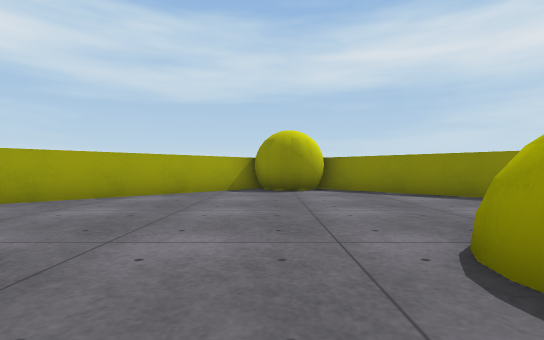
[1] (above)

12 first-person views from a walk through a scene from a Unity 3-D project. The camera is 0.55 m above the floor, looks level and sees 85° across. The floor is counted in squares, 1 m on a side. Each view is taken from the middle of a square. On the plan, view 1 faces up. The plan holds only what a view shows up to about 9 squares ahead; the rest is blank. Surface patterns are stand-ins for the level's own textures.

[2]
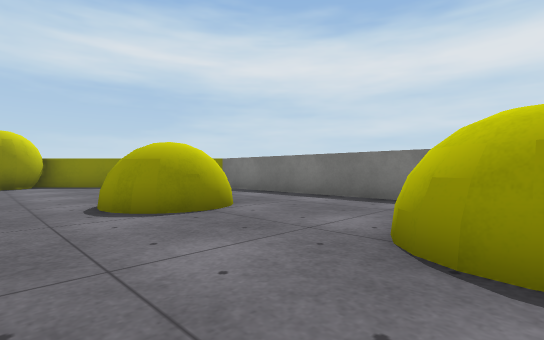

[3]
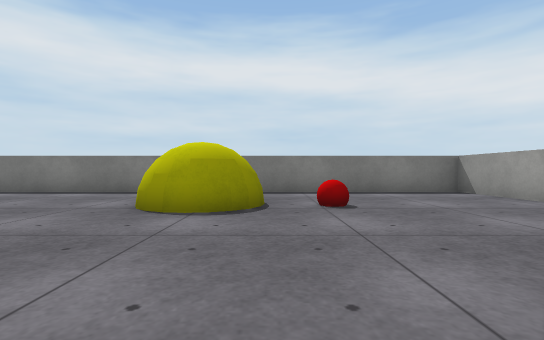

[4]
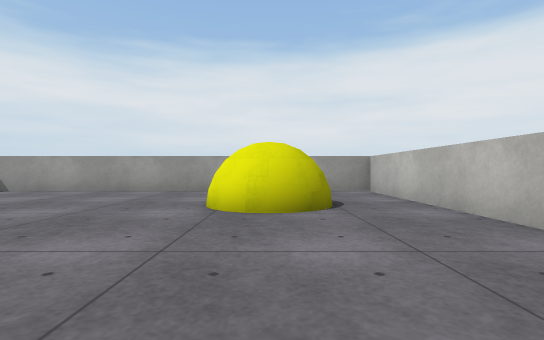

[5]
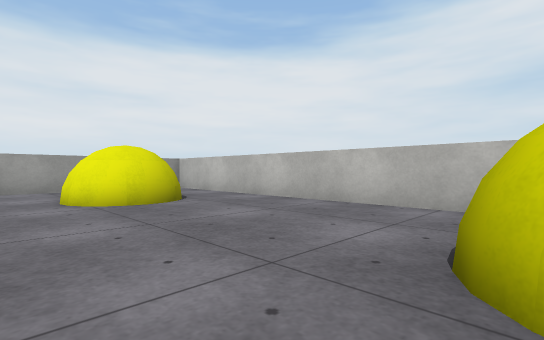

[6]
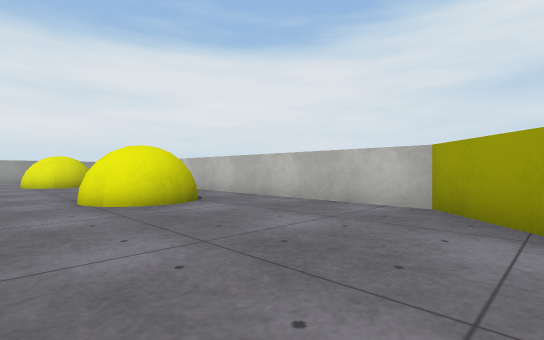

[7]
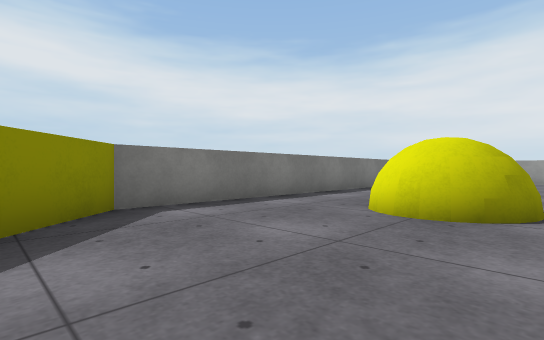

[8]
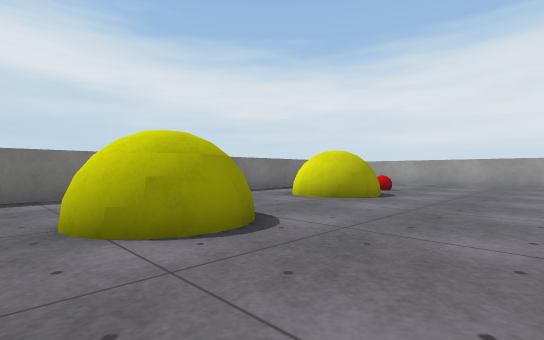

[9]
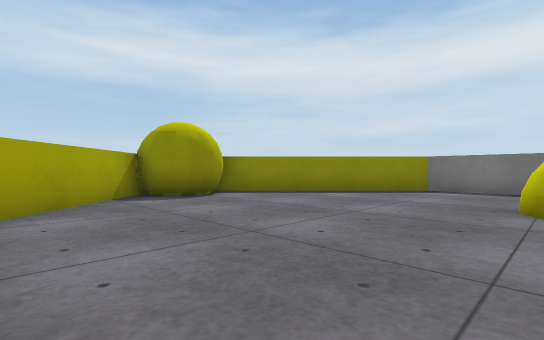

[10]
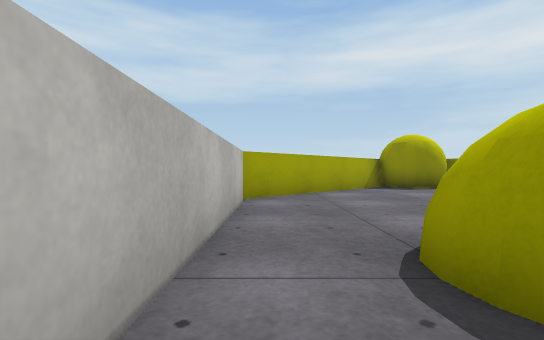

[11]
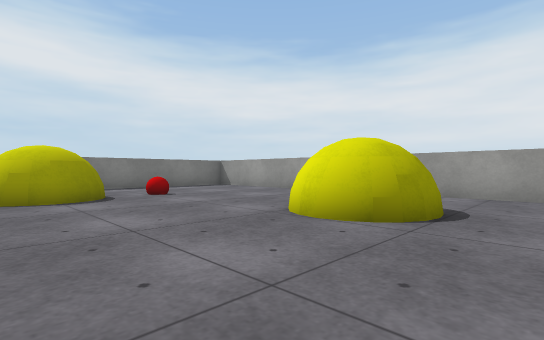

[12]
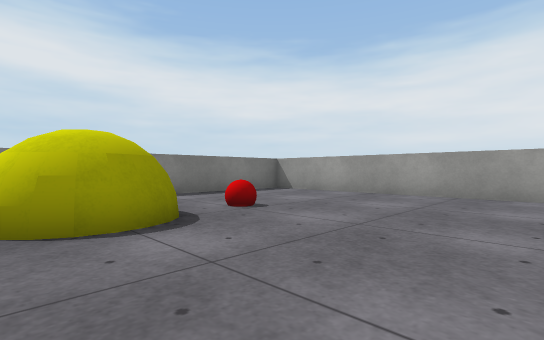

### Floor plan
Points are (right, up) in squares from view 1. A wall is a line through its corners. A room is listed if a view was taken in it or the views show most of it. See-through windows are left out.
Room 1 (views 1, 2, 3, 4, 5, 6, 7, 8, 9, 10, 11, 12)
walls: (-0.5, 8.7) (-4.6, 4.6) (-4.6, -8.7) (5.4, -8.7) (5.4, 4.6) (1.4, 8.7)
objects: other object (-3, -6) to (-1, -5); other object (-3, 0) to (-1, 1); other object (0, 8) to (1, 9); other object (1, 1) to (3, 2); other object (2, -4) to (3, -2); red ball (3, -5)

Positions as (right, up) in squares from view 1, and headings:
1: (0, 0), facing up
2: (0, -3), facing up-right
3: (-2, -4), facing right
4: (-2, -1), facing down
5: (0, 0), facing down-left
6: (0, 6), facing down-left
7: (1, 6), facing down-right
8: (-1, 3), facing down-right
9: (-3, 2), facing up-right
10: (-4, -1), facing up
11: (-4, -2), facing down-right
12: (-1, -2), facing down-right
